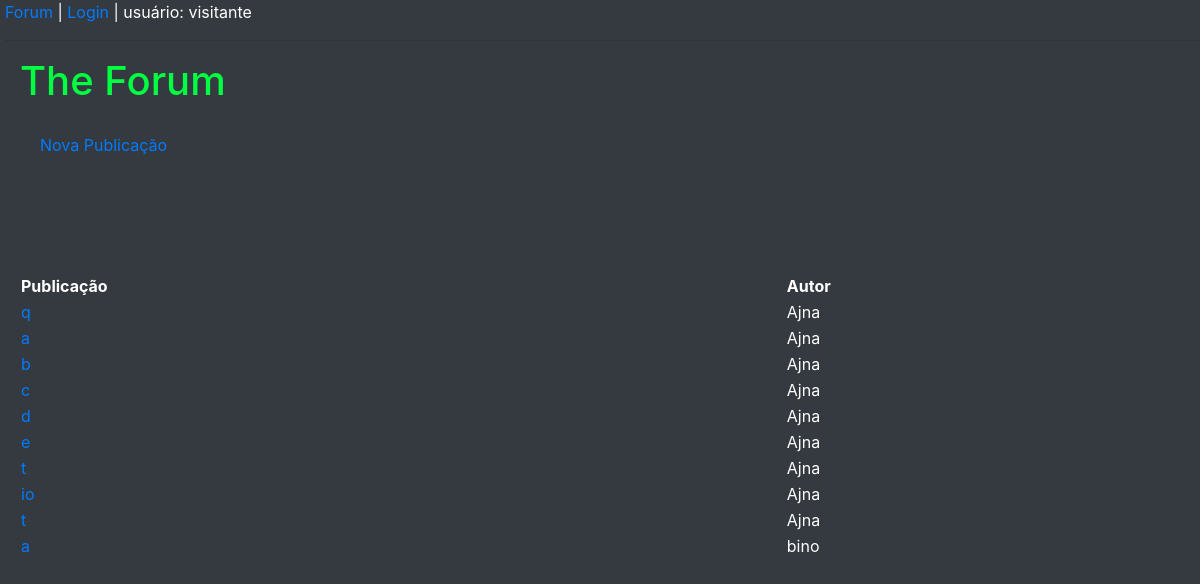
Page /forum/lista/ on the earlier database version.
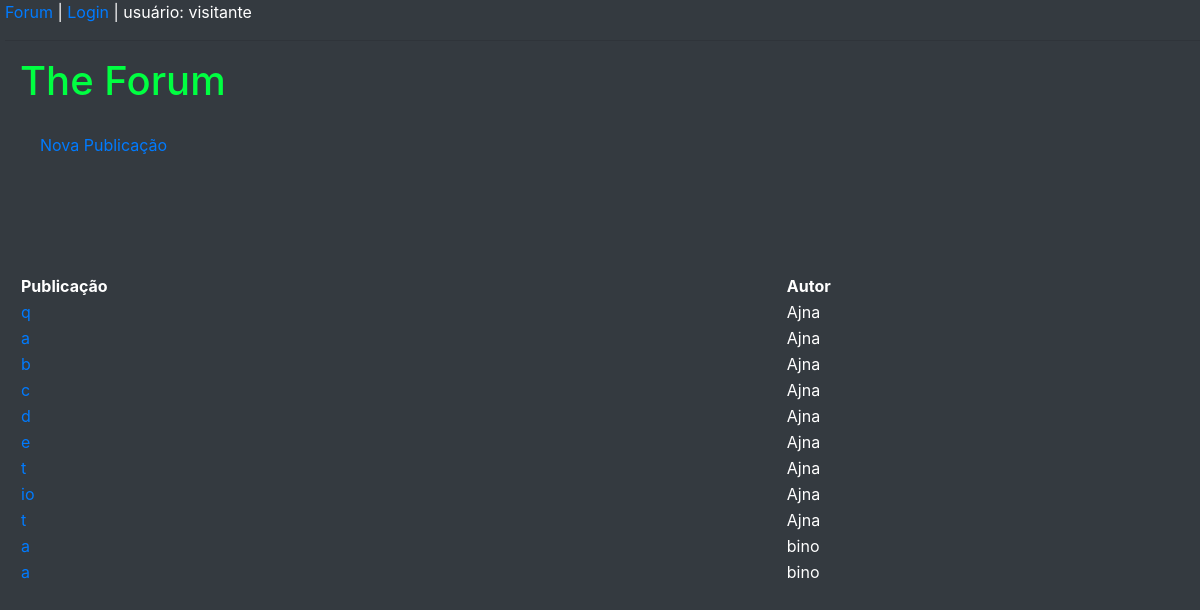
Same page on the later database version.
### forum/models.py (models this page shows, shortened)
class Publicacao(models.Model):
    id = models.AutoField(primary_key=True)
    titulo = models.CharField(
    max_length=100, help_text='Entre com o título:')
    texto = models.CharField(
    max_length=10000, help_text='Digite o texto da publicação:')
    autor = models.ForeignKey(User, on_delete=models.CASCADE,default=None, null=True)
    data_publicacao = models.DateTimeField(auto_now_add=True, blank=True, null=True)

### forum/views.py (the view)
# urls.py: path('lista/', views.PublicacaoListView.as_view(),
class PublicacaoListView(View):
    def get(self, request, *args, **kwargs):
        publicacoes = Publicacao.objects.all()
        contexto = { 'publicacoes': publicacoes, 'user':request.user}
        return render(
                request,
                'listaPublicacoes.html',
                contexto)

### forum/templates/listaPublicacoes.html (shortened to what this page needs)
{% load static %}
<!DOCTYPE html>
<html>
<head>
    <link rel="stylesheet" href="{% static 'forum/css/estilo.css' %}">
    <link rel="stylesheet" href="https://maxcdn.bootstrapcdn.com/bootstrap/4.5.2/css/bootstrap.min.css">
</head>
<body class="bg-dark" style="margin-left: 5px;">
    {% include 'links.html' %}
    <div class="d-flex flex-column justify-content-center justify-items-center" style="margin-left: 15px;">
        <h1 style="color: #00FF41;"> The Forum </h1>
        <a href="{% url 'forum:cria-publicacao' %}" style="margin: 20px; ">
            Nova Publicação
        </a>
        <br> <br> <br> <br>
        <table>
            <tr>
                <th style="color: white;">Publicação</th>
                <th style="color: white;">Autor</th>
                <th></th>
            </tr>
            {% if publicacoes %}
            {% for publicacao in publicacoes %}
            <tr>
                <td>
                    <a href="{% url 'forum:ve-publicacao' pk=publicacao.id %}">{{ publicacao.titulo }}</a>
                </td>
                <td style="color: white;">{{ publicacao.autor }}</td>
                {% if publicacao.autor.username == user.username %}
                <td>
                    <a href="{% url 'forum:atualiza-publicacao' pk=publicacao.id %}">Editar</a>
                    <a style="color: white;"> |</a>
                    <a href="{% url 'forum:apaga-publicacao' pk=publicacao.id %}">Remover</a>
                </td>
                {% else %}
                <td>
                </td>
                {% endif %}
            </tr>
            {% empty %}
            <tr>
                <th style="color: white;" colspan="5">Ninguém publicou ainda.</th>
            </tr>
            {% endfor %}
            {% else %}
            <tr>
                <th style="color: white;" colspan="5">Ninguém publicou ainda.</th>
            </tr>
            {% endif %}
        </table>
    </div>
</body>
</html>

Differences in the rows shown:
added Publicacao: titulo "a", autor "bino"
